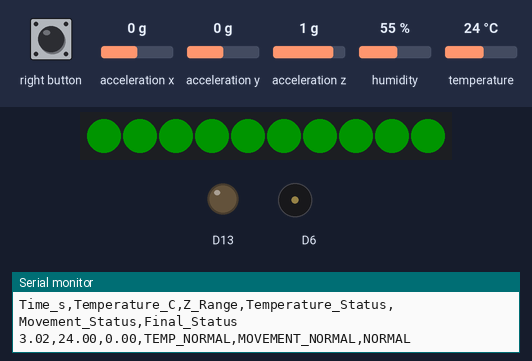
Recording of a sketch running on a simulated Adafruit Circuit Playground Express. On the bench: 10 RGB LEDs in strip order, left to right, output pins drawn as LEDs (lit = HIGH), buzzer (waves = sounding), the last lines printed to the serial monitor. The test bench sets the inputs (shaded band); at power-on: temperature 24 °C, acceleration x 0 g, acceleration y 0 g, acceleration z 1 g, humidity 55 %. Dim RGB values are drawn brighter than linear.

Above: at 3.7 s.
3.8 s: temperature set to 37.5 °C
At 7.1 s:
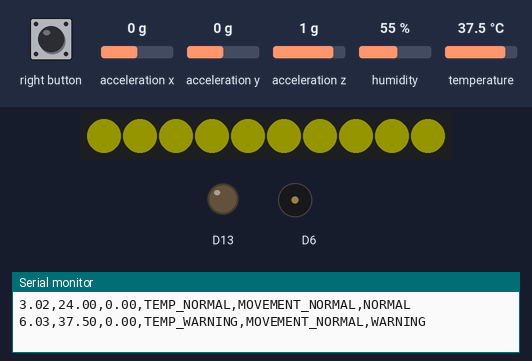
7.6 s: temperature set to 38.7 °C
At 10.7 s:
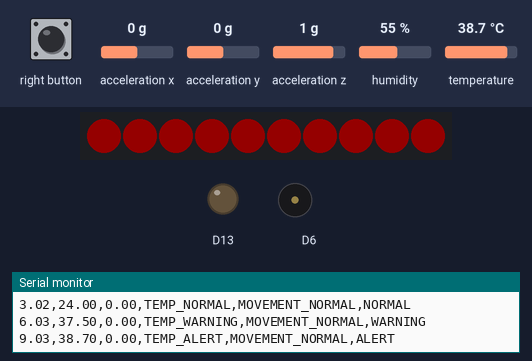
11.0 s: right button pressed for 0.15 s
At 12.4 s:
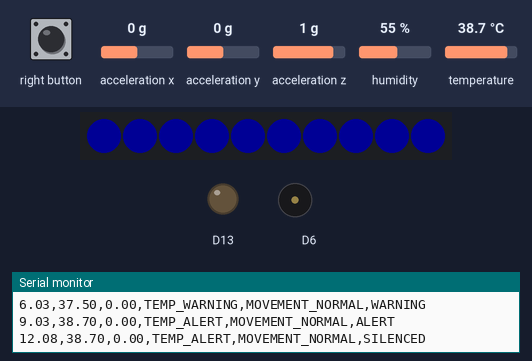
19.7 s: right button pressed for 1 s
At 20.5 s:
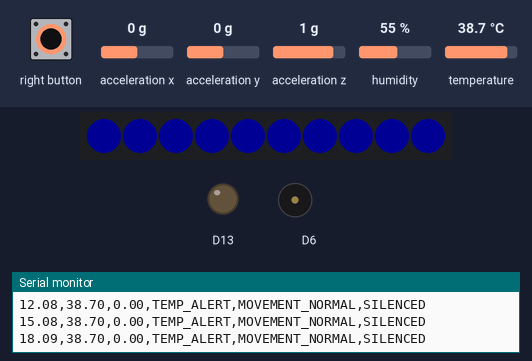
22.2 s: right button pressed for 3.2 s
26.9 s: temperature set to 12 °C
Timing chart, 0 to 29.9 s (numbered marks = the images above; inputs shaded):
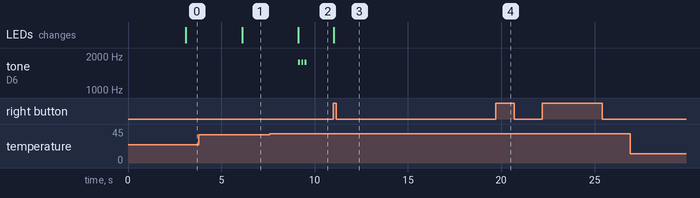

Measured:
- the behaviour switches between 37.9 and 38 °C on temperature (found by bisection; images 1 and 2)
- after the input at 3.8 s, the LEDs: change after 2.3 s (image 1)
- after the input at 7.6 s, tone on D6: alternates 1760 Hz for 0.10 s and silent for 0.08 s, 6 changes in all, then stays silent, starting after 1.5 s; the LEDs: change after 1.5 s (image 2)
- after the input at 11.0 s, tone on D6: stops changing and stays silent; the LEDs: change at once (image 3)
- after the input at 19.7 s, tone on D6: stops changing and stays silent

The sketch:

code_final_zaxis.ino
```cpp
#include <Adafruit_CircuitPlayground.h>
#include <Adafruit_AHTX0.h>
#include <math.h>

Adafruit_AHTX0 aht;

float X, Y, Z;

float zMin = 9999;
float zMax = -9999;
float zRange = 0;

float breathingRangeThreshold = 0.55;

float temperatureC;
float warningTemp = 37.5;
float alertTemp = 38.0;

unsigned long startTime;
unsigned long windowStartTime = 0;
unsigned long windowDuration = 3000;

unsigned long lowMovementStart = 0;
unsigned long warningTime = 10000;
unsigned long alertTime = 20000;

unsigned long silenceUntil = 0;
unsigned long silenceDuration = 10000;

void setAllPixels(uint32_t color) {
  for (int i = 0; i < 10; i++) {
    CircuitPlayground.setPixelColor(i, color);
  }
}

void alertSound() {
  for (int i = 0; i < 3; i++) {
    CircuitPlayground.playTone(1760, 100);
    delay(80);
  }
}

void setup() {
  Serial.begin(115200);
  CircuitPlayground.begin();

  CircuitPlayground.setAccelRange(LIS3DH_RANGE_2_G);

  if (!aht.begin()) {
    Serial.println("Could not find AHT20. Check wiring.");
    while (1) {
      delay(10);
    }
  }

  startTime = millis();
  windowStartTime = millis();

  Serial.println("Time_s,Temperature_C,Z_Range,Temperature_Status,Movement_Status,Final_Status");
}

void loop() {
  unsigned long now = millis();

  if (CircuitPlayground.rightButton()) {
    lowMovementStart = 0;
    silenceUntil = now + silenceDuration;

    CircuitPlayground.clearPixels();
    setAllPixels(0x0000FF);

    delay(500);
  }

  X = CircuitPlayground.motionX();
  Y = CircuitPlayground.motionY();
  Z = CircuitPlayground.motionZ();

  if (Z < zMin) {
    zMin = Z;
  }

  if (Z > zMax) {
    zMax = Z;
  }

  if (now - windowStartTime >= windowDuration) {
    zRange = zMax - zMin;

    sensors_event_t humidity, temp;
    aht.getEvent(&humidity, &temp);
    temperatureC = temp.temperature;

    String tempStatus = "TEMP_NORMAL";
    String movementStatus = "MOVEMENT_NORMAL";
    String finalStatus = "NORMAL";

    if (temperatureC >= alertTemp) {
      tempStatus = "TEMP_ALERT";
    } else if (temperatureC >= warningTemp) {
      tempStatus = "TEMP_WARNING";
    } else {
      tempStatus = "TEMP_NORMAL";
    }

    if (zRange < breathingRangeThreshold) {
      if (lowMovementStart == 0) {
        lowMovementStart = now;
      }

      unsigned long lowDuration = now - lowMovementStart;

      if (lowDuration >= alertTime) {
        movementStatus = "MOVEMENT_ALERT";
      } else if (lowDuration >= warningTime) {
        movementStatus = "MOVEMENT_WARNING";
      } else {
        movementStatus = "MOVEMENT_NORMAL";
      }

    } else {
      lowMovementStart = 0;
      movementStatus = "MOVEMENT_NORMAL";
    }

    if (now < silenceUntil) {
      finalStatus = "SILENCED";

      CircuitPlayground.clearPixels();
      setAllPixels(0x0000FF);

    } else if (tempStatus == "TEMP_ALERT" || movementStatus == "MOVEMENT_ALERT") {
      finalStatus = "ALERT";

      CircuitPlayground.clearPixels();
      setAllPixels(0xFF0000);
      alertSound();

    } else if (tempStatus == "TEMP_WARNING" || movementStatus == "MOVEMENT_WARNING") {
      finalStatus = "WARNING";

      CircuitPlayground.clearPixels();
      setAllPixels(0xFFFF00);

    } else {
      finalStatus = "NORMAL";

      CircuitPlayground.clearPixels();
      setAllPixels(0x00FF00);
    }

    float time_s = (now - startTime) / 1000.0;

    Serial.print(time_s);
    Serial.print(",");
    Serial.print(temperatureC);
    Serial.print(",");
    Serial.print(zRange);
    Serial.print(",");
    Serial.print(tempStatus);
    Serial.print(",");
    Serial.print(movementStatus);
    Serial.print(",");
    Serial.println(finalStatus);

    zMin = 9999;
    zMax = -9999;
    windowStartTime = now;
  }

  delay(50);
}
```
